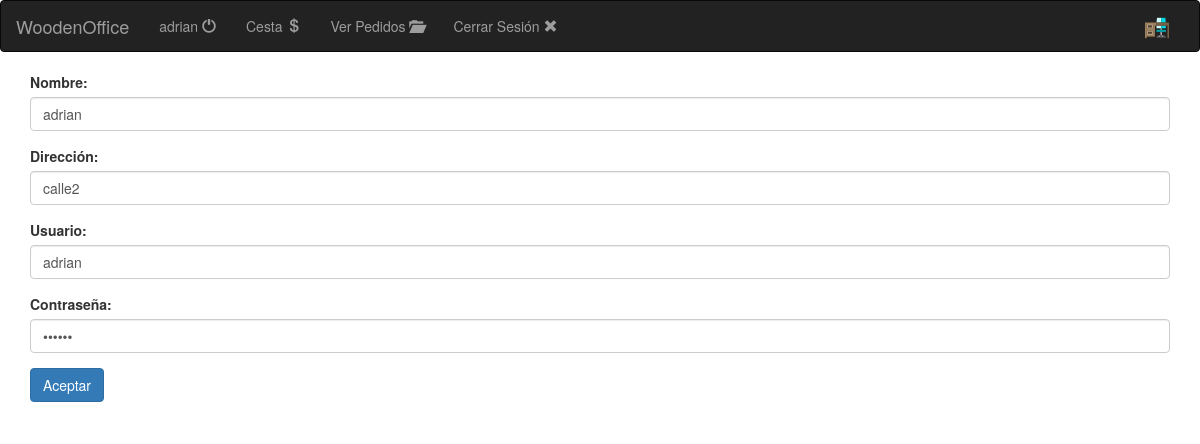
The page /cambiardatos.php (signed in) on the database its author committed.
### tables this page shows
CREATE TABLE `clientes` (
  `dni` varchar(9) NOT NULL,
  `nombre` varchar(30) NOT NULL,
  `direccion` varchar(30) NOT NULL,
  `usuario` varchar(10) NOT NULL,
  `password` varchar(10) NOT NULL
);

### cambiardatos.php (the view, shortened to what this page needs)
<?php
include("funciones.php");
$conexion=mysqli_connect("localhost","root","","tiendamuebles")or die("Fallo en la conexión");
$select="SELECT * FROM clientes WHERE usuario='".$_SESSION['usuario']."'";
$consulta=mysqli_query($conexion,$select)or die("Fallo en la select");
$fila=mysqli_fetch_array($consulta);
print'
<form method="post">
	<div class="form-group">
	    <label for="nombre">Nombre:</label>
	    <input type="text" class="form-control" id="nombre" placeholder="Nombre" name="nombre" value="'.$fila['nombre'].'">
	</div>
	<div class="form-group">
	    <label for="direccion">Dirección:</label>
	    <input type="text" class="form-control" id="direccion" placeholder="Dirección" name="direccion" value="'.$fila['direccion'].'">
	</div>
	<div class="form-group">
	    <label for="usuario">Usuario:</label>
	    <input type="text" class="form-control" id="usuario" placeholder="Usuario" name="usuario" value="'.$fila['usuario'].'">
	</div>
    <div class="form-group">
      	<label for="contraseña">Contraseña:</label>
      	<input type="password" class="form-control" id="contraseña" placeholder="Contraseña" name="contraseña" value="'.$fila['password'].'">
    </div>
	<button type="submit" name="btnAceptar" class="btn btn-primary">Aceptar</button>
</form>
';
 ?>

### rows shown on the page
clientes: nombre "adrian", direccion "calle2", usuario "adrian"

### other values the page prints
$_SESSION['usuario'] "adrian"
